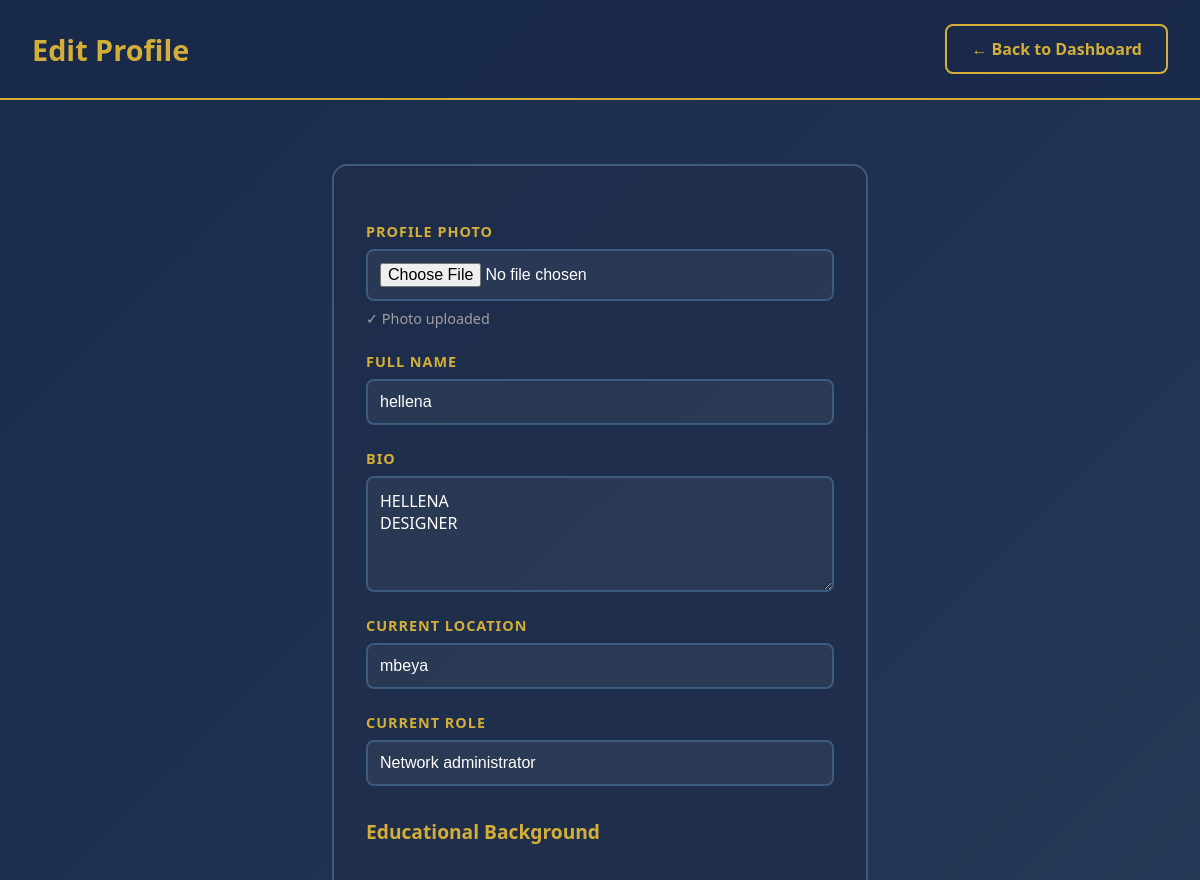
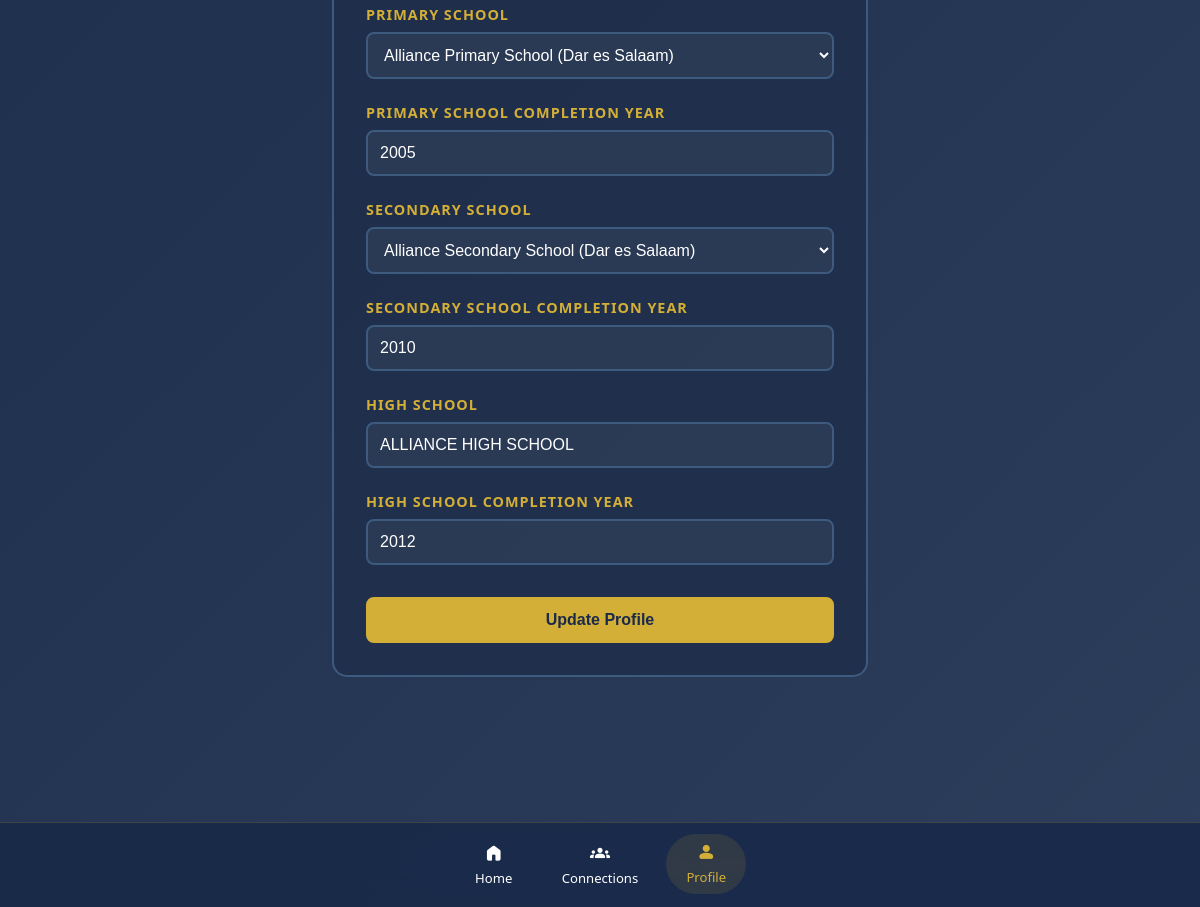
The page /profile/ (signed in) on the database its author committed (2 pictures, top to bottom).
### accounts/models.py (models this page shows, shortened)
class User(AbstractBaseUser, PermissionsMixin):
    id = models.UUIDField(primary_key=True, default=uuid.uuid4, editable=False)
    phone_or_email = models.CharField(max_length=150, unique=True)
    full_name = models.CharField(max_length=200)
    bio = models.TextField(blank=True, max_length=300)
    avatar = models.FileField(upload_to='avatars/', blank=True, null=True)
    current_location = models.CharField(max_length=200, blank=True)
    primary_school = models.ForeignKey(
        'alumni.School', on_delete=models.SET_NULL,
        null=True, blank=True, related_name='primary_alumni',
        limit_choices_to={'school_type': 'primary'}
    )
    primary_completion_year = models.PositiveIntegerField(null=True, blank=True)
    secondary_school = models.ForeignKey(
        'alumni.School', on_delete=models.SET_NULL,
        null=True, blank=True, related_name='secondary_alumni',
        limit_choices_to={'school_type': 'secondary'}
    )
    secondary_completion_year = models.PositiveIntegerField(null=True, blank=True)
    high_school = models.CharField(max_length=200, blank=True)
    high_school_completion_year = models.PositiveIntegerField(null=True, blank=True)
    current_role = models.CharField(max_length=200, blank=True)
    onboarding_complete = models.BooleanField(default=False)
    is_active = models.BooleanField(default=True)
    is_staff = models.BooleanField(default=False)
    created_at = models.DateTimeField(auto_now_add=True)
    updated_at = models.DateTimeField(auto_now=True)
    objects = UserManager()
    USERNAME_FIELD = 'phone_or_email'
    REQUIRED_FIELDS = ['full_name']

### alumni/models.py (models this page shows, shortened)
class School(models.Model):
    TYPE_CHOICES = [
        ('secondary', 'Secondary School'),
        ('primary', 'Primary School'),
        ('university', 'University'),
    ]
    name = models.CharField(max_length=300)
    slug = models.SlugField(unique=True, blank=True)
    region = models.CharField(max_length=200, blank=True)
    country = models.CharField(max_length=100, default='Tanzania')
    school_type = models.CharField(max_length=20, choices=TYPE_CHOICES, default='secondary')
    is_active = models.BooleanField(default=True)
    created_at = models.DateTimeField(auto_now_add=True)
    class Meta:
        ordering = ['name']

### config/views.py (the view, shortened to what this page needs)
# urls.py: path('profile/', views.profile, name='profile'),
def profile(request):
    if not request.user.is_authenticated:
        return redirect('login')
    primary_schools = School.objects.filter(school_type='primary').order_by('name')
    secondary_schools = School.objects.filter(school_type='secondary').order_by('name')
    return render(request, 'profile.html', {
        'user': request.user,
        'primary_schools': primary_schools,
        'secondary_schools': secondary_schools
    })

### templates/profile.html (shortened to what this page needs)
<!DOCTYPE html>
<html lang="en">
<head>
</head>
<body>
    <div class="header">
        <h1>Edit Profile</h1>
        <a href="/dashboard/" class="btn-back">← Back to Dashboard</a>
    </div>
    <div class="container">
        <div class="form-card">
            <form method="post" enctype="multipart/form-data">
                <label for="id_avatar">Profile Photo</label>
                <input type="file" name="avatar" id="id_avatar" accept="image/*">
                {% if user.avatar %}
                    <p style="color: #a0a0a0; font-size: 0.9rem; margin-top: 0.5rem;">✓ Photo uploaded</p>
                {% endif %}
                <label for="id_full_name">Full Name</label>
                <input type="text" name="full_name" id="id_full_name" value="{{ user.full_name }}" required>
                <label for="id_bio">Bio</label>
                <textarea name="bio" id="id_bio" rows="4" placeholder="Tell us about yourself...">{{ user.bio }}</textarea>
                <label for="id_current_location">Current Location</label>
                <input type="text" name="current_location" id="id_current_location" placeholder="e.g., Nairobi, Kenya" value="{{ user.current_location }}">
                <label for="id_current_role">Current Role</label>
                <input type="text" name="current_role" id="id_current_role" placeholder="e.g., Software Engineer, Doctor" value="{{ user.current_role }}">
                <h3 style="color: #d4af37; margin-top: 2rem; margin-bottom: 1rem; font-size: 1.2rem;">Educational Background</h3>
                <label for="id_primary_school">Primary School</label>
                <select name="primary_school" id="id_primary_school">
                    {% for school in primary_schools %}
                        <option value="{{ school.id }}" {% if user.primary_school == school %}selected{% endif %}>{{ school.name }} ({{ school.region }})</option>
                    {% endfor %}
                </select>
                <label for="id_primary_completion_year">Primary School Completion Year</label>
                <input type="number" name="primary_completion_year" id="id_primary_completion_year" min="1950" max="2030" placeholder="e.g., 2005" value="{{ user.primary_completion_year }}">
                <label for="id_secondary_school">Secondary School</label>
                <select name="secondary_school" id="id_secondary_school">
                    {% for school in secondary_schools %}
                        <option value="{{ school.id }}" {% if user.secondary_school == school %}selected{% endif %}>{{ school.name }} ({{ school.region }})</option>
                    {% endfor %}
                </select>
                <label for="id_secondary_completion_year">Secondary School Completion Year</label>
                <input type="number" name="secondary_completion_year" id="id_secondary_completion_year" min="1950" max="2030" placeholder="e.g., 2010" value="{{ user.secondary_completion_year }}">
                <label for="id_high_school">High School</label>
                <input type="text" name="high_school" id="id_high_school" placeholder="Name of your high school" value="{{ user.high_school }}">
                <label for="id_high_school_completion_year">High School Completion Year</label>
                <input type="number" name="high_school_completion_year" id="id_high_school_completion_year" min="1950" max="2030" placeholder="e.g., 2012" value="{{ user.high_school_completion_year }}">
                <button type="submit">Update Profile</button>
            </form>
        </div>
    </div>
    <div class="bottom-nav">
    <a href="/dashboard/" class="nav-link">
        <span class="material-symbols-rounded bottom-nav-icon" aria-hidden="true">home</span>
        <span>Home</span>
    </a>
    <a href="/connections/" class="nav-link">
        <span class="material-symbols-rounded bottom-nav-icon" aria-hidden="true">groups</span>
        <span>Connections</span>
    </a>
    <a href="/profile/" class="nav-link active">
        <span class="material-symbols-rounded bottom-nav-icon" aria-hidden="true">person</span>
        <span>Profile</span>
    </a>
</div>
    <div class="footer">
        <p>&copy; 2026 LegacyLink Africa. All rights reserved.</p>
    </div>
</body>
</html>

### templates/profile.html (style rules this page uses)
* { margin: 0; padding: 0; box-sizing: border-box; }
body { font-family: 'Segoe UI', Tahoma, Geneva, Verdana, sans-serif; background: linear-gradient(135deg, #1a2a4a 0%, #2c3e5a 100%); min-height: 100vh; color: #ffffff; }
.header { background: rgba(26, 42, 74, 0.95); border-bottom: 2px solid #d4af37; padding: 1.5rem 2rem; display: flex; justify-content: space-between; align-items: center; }
.header h1 { color: #d4af37; font-size: 1.8rem; }
.btn-back { background: transparent; color: #d4af37; border: 2px solid #d4af37; padding: 0.75rem 1.5rem; border-radius: 8px; text-decoration: none; transition: all 0.3s ease; font-weight: 600; }
.container { max-width: 600px; margin: 2rem auto; padding: 2rem 2rem 7rem; }
.form-card { background: rgba(30, 45, 74, 0.8); border: 2px solid #3d5a7f; border-radius: 15px; padding: 2rem; }
form { display: flex; flex-direction: column; }
label { color: #d4af37; margin-top: 1.5rem; margin-bottom: 0.5rem; font-weight: 600; text-transform: uppercase; font-size: 0.9rem; letter-spacing: 1px; }
input, select, textarea { padding: 0.75rem; background: rgba(255, 255, 255, 0.05); border: 2px solid #3d5a7f; border-radius: 8px; color: #ffffff; font-size: 1rem; transition: all 0.3s ease; }
textarea { resize: vertical; font-family: 'Segoe UI', Tahoma, Geneva, Verdana, sans-serif; }
button { margin-top: 2rem; padding: 0.75rem; background: #d4af37; color: #1a2a4a; border: 2px solid #d4af37; border-radius: 8px; cursor: pointer; font-weight: 600; font-size: 1rem; transition: all 0.3s ease; }
.bottom-nav { position: fixed; bottom: 0; left: 0; width: 100%; background: rgba(26, 42, 74, 0.98); border-top: 1px solid rgba(212, 175, 55, 0.2); display: flex; justify-content: center; gap: 1rem; padding: 0.75rem 1rem; z-index: 100; backdrop-filter: blur(12px); }
.nav-link { color: #ffffff; text-decoration: none; display: flex; flex-direction: column; align-items: center; justify-content: center; gap: 0.4rem; padding: 0.5rem 0.75rem; border-radius: 999px; font-size: 0.82rem; min-width: 80px; transition: all 0.3s ease; }
.nav-link:hover, .nav-link.active { background: rgba(212, 175, 55, 0.12); color: #d4af37; transform: translateY(-1px); }
.bottom-nav-icon { font-size: 1.2rem; }
.footer { padding: 2rem 0; text-align: center; color: #a0a0a0; margin-top: 2rem; }
.material-symbols-rounded { font-family: 'Material Symbols Rounded'; font-weight: normal; font-style: normal; font-size: 1.25rem; line-height: 1; letter-spacing: normal; text-transform: none; display: inline-block; white-space: nowrap; word-wrap: normal; direction: ltr; -webkit-font-feature-settings: 'liga'; -webkit-font-smoothing: antialiased; font-feature-settings: 'liga'; font-variation-settings: 'FILL' 1, 'wght' 500, 'GRAD' 0, 'opsz' 24; }

### rows shown on the page
User: full_name "hellena", bio "HELLENA DESIGNER", current_location "mbeya", current_role "Network administrator", primary_school "Alliance Primary School (Dar es Salaam)", primary_completion_year "2005", secondary_school "Alliance Secondary School (Dar es Salaam)", secondary_completion_year "2010", high_school "ALLIANCE HIGH SCHOOL", high_school_completion_year "2012"
